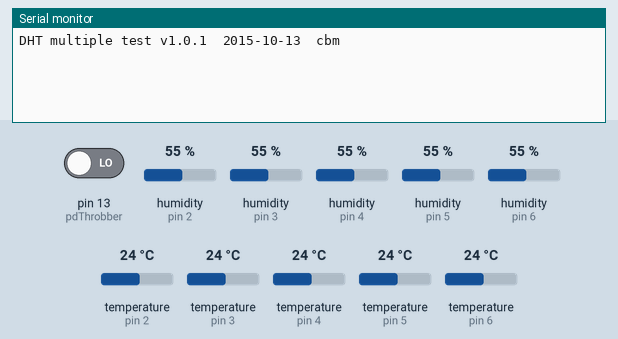
Recording of a sketch running on a simulated Arduino Uno, built with avr-gcc and run on an emulated ATmega328P. Shown: the last lines printed to the serial monitor. Inputs (shaded band) come from the test bench; at power-on: humidity (sensors on pin 2, pin 3, pin 4, pin 5, pin 6) 55 %, temperature (sensors on pin 2, pin 3, pin 4, pin 5, pin 6) 24 °C, pin 13 (pdThrobber) LOW.

Above: at 1.3 s.
1.4 s: humidity (sensor on pin 2) set to 22 %
At 2.6 s:
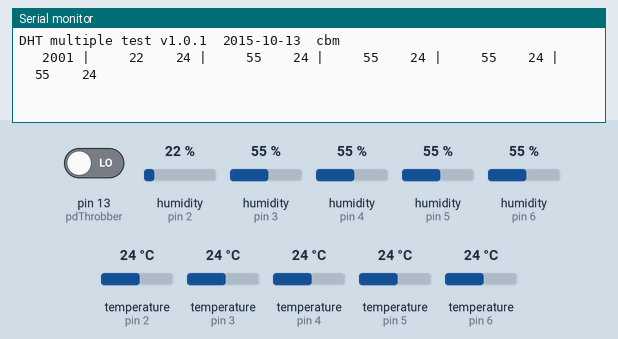
5.6 s: humidity (sensor on pin 3) set to 22 %
At 11.7 s:
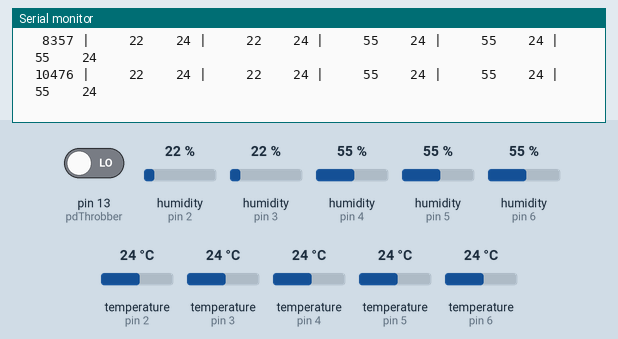
12.2 s: humidity (sensor on pin 4) set to 22 %
At 13.4 s:
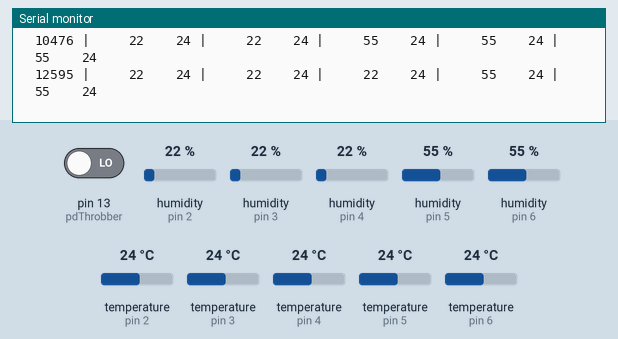
13.7 s: humidity (sensor on pin 5) set to 22 %
At 15.1 s:
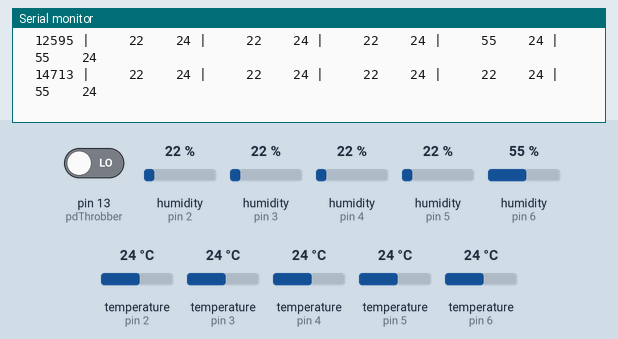
15.2 s: humidity (sensor on pin 6) set to 22 %
16.7 s: temperature (sensor on pin 2) set to 12 °C
At 17.4 s:
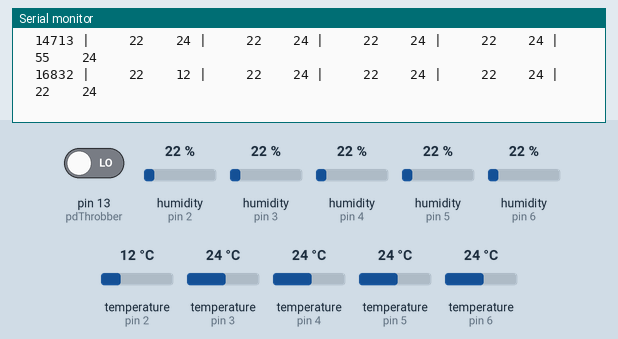

Measured:
- after the input at 1.4 s, the serial monitor: prints a new line after 0.60 s (image 1)
- after the input at 5.6 s, the serial monitor: prints a new line after 0.64 s (image 2)
- after the input at 12.2 s, the serial monitor: prints a new line after 0.40 s (image 3)
- after the input at 13.7 s, the serial monitor: prints a new line after 1.0 s (image 4)
- after the input at 16.7 s, the serial monitor: prints a new line after 0.13 s (image 5)

The sketch:

dht11_multiple_diagnostic.ino
```cpp
/*
  Program dht11_multiple_diagnostic
  Author: Charles B. Malloch, PhD
  Date:   2015-10-13

  Note that the cheap Chinese DHT-11 devices, while they return bits past the binary point,
  return all zeroes in them, so the values are whole numbers.

*/

#include <stdio.h>
#include <DHT.h>

#define pdThrobber 13

#define nDHTs 5
short pdDHT11s [ nDHTs ] = { 2, 3, 4, 5, 6 };

DHT dht0 ( pdDHT11s [ 0 ], DHT11);
DHT dht1 ( pdDHT11s [ 1 ], DHT11);
DHT dht2 ( pdDHT11s [ 2 ], DHT11);
DHT dht3 ( pdDHT11s [ 3 ], DHT11);
DHT dht4 ( pdDHT11s [ 4 ], DHT11);

DHT dhts [ nDHTs ] = { dht0, dht1, dht2, dht3, dht4 };

/*
enum { len_histoT = 20,
       len_histoH = 40,
     };
const int offset_histoT_degC = 10;
const int offset_histoH = 40;
int histoT_degC [ len_histoT ];  // 10-30
int histoH      [ len_histoH ];  // 40-80
*/

enum { bufLen = 12 };
char strBuf [ bufLen ];

void setup() {
  Serial.begin(115200);

  for ( int i = 0; i < nDHTs; i++ ) {
    dhts [ i ].begin();
  }

  Serial.println ( "DHT multiple test v1.0.1  2015-10-13  cbm" );
}

void loop() {

  static unsigned long lastReadingAt_ms = 0UL;
  static unsigned long lastBlinkAt_ms = 0UL;
  unsigned long readInterval_ms = 2000UL;
  unsigned long blinkInterval_ms = 500UL;

  float humidity, temp_degC;
  // float temp_degF;

  if ( ( millis() - lastReadingAt_ms ) > readInterval_ms ) {
    // Serial.print ( "At " ); Serial.print ( millis() ); Serial.println ( ": " );
    snprintf ( strBuf, bufLen, "%7lu", millis() );
    Serial.print ( strBuf );

    for ( int i = 0; i < nDHTs; i++ ) {
      // Reading temperature or humidity takes about 250 milliseconds!
      // Sensor readings may also be up to 2 seconds 'old' (its a very slow sensor)

      humidity = dhts [ i ].readHumidity ();
      temp_degC = dhts [ i ].readTemperature ();

      /*
      temp_degF = dhts [ i ].readTemperature ( true );

      Serial.print ( "DHT11." ); Serial.print ( i );
      Serial.print ( ": H: " ); Serial.print ( humidity );
      Serial.print ( "; C: " ); Serial.print ( temp_degC );
      Serial.print ( "; F:" ); Serial.print ( temp_degF );
      */

      Serial.print ( " | " );
      snprintf ( strBuf, bufLen, "\t%4d", int ( humidity ) );
      Serial.print ( strBuf );
      snprintf ( strBuf, bufLen, "\t%4d", int ( temp_degC ) );
      Serial.print ( strBuf );

    }

    Serial.println ();

    lastReadingAt_ms = millis ();
  }

  if ( ( millis() - lastBlinkAt_ms ) > blinkInterval_ms ) {
    digitalWrite ( pdThrobber, 1 - digitalRead ( pdThrobber ) );
    lastBlinkAt_ms = millis ();
  }

}
```
